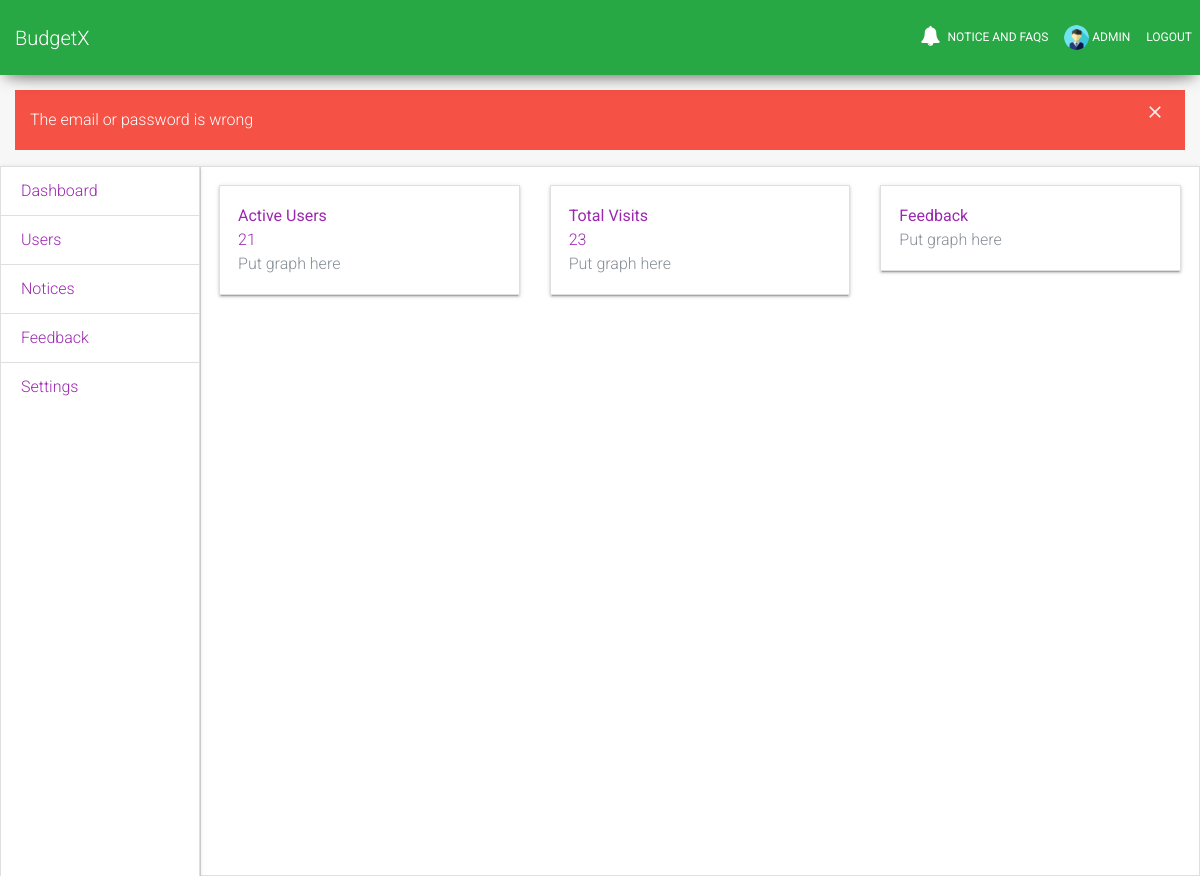
/dashboard_admin.php (signed in), run on the app's committed database.
### tables this page shows
CREATE TABLE IF NOT EXISTS `users` (
  `id` int(11) NOT NULL AUTO_INCREMENT,
  `role_id` int(11) DEFAULT '2',
  `image_path` varchar(255) DEFAULT '/media/default.png',
  `name` text,
  `email` varchar(255) DEFAULT NULL,
  `password` text,
  `hash` text,
  `active` int(11) DEFAULT '0',
  `count` int(11) DEFAULT '0',
  `quote_pref` int(11) DEFAULT NULL,
  PRIMARY KEY (`id`),
  UNIQUE KEY `email` (`email`),
  KEY `role_id` (`role_id`),
  CONSTRAINT `users_ibfk_5` FOREIGN KEY (`role_id`) REFERENCES `roles` (`id`)
);

CREATE TABLE IF NOT EXISTS `counts` (
  `id` int(11) NOT NULL AUTO_INCREMENT,
  `visits` int(11) DEFAULT NULL,
  PRIMARY KEY (`id`)
);

### dashboard_admin.php (the view, shortened to what this page needs)
<?php include'partial_upper.php'; ?>
<div class="row no-gutters" style="padding-left: 16.67%;height: 100%;">
	<div class="col-sm-2 col-xs-2 col-md-2" style="position:fixed; left:0; height: 100%;z-index: 1000;">
		<div class="card" style="min-height:100%;">
			<ul class="list-group list-group-flush">
				<a class="list-group-item" href="dashboard_admin.php">Dashboard</a>
				<a class="list-group-item" href="?type=users">Users</a>
				<a class="list-group-item" href="?type=notices">Notices</a>
				<a class="list-group-item" href="?type=feedback">Feedback</a>
				<a class="list-group-item" href="?type=settings">Settings</a>
			</ul>
		</div>
	</div>
	<div class="col-sm-12 col-xs-12 col-md-12" style="height: 100%;">
		<div class="card" style="min-height:100%">
			<div class="card-body">
				<?php
					if(isset($_GET['type'])) {
						include 'dashboard/dashboard_'.$_GET['type'].'.php';
					}else{
				?>
				<div class="row">
					<div class="container col-md-4">
						<div class="card">
							<a href="?type=users">
								<div class="card-body">
									<strong>Active Users</strong>
									<?php
										$sql = "select SUM(count) from users";
										$result = mysqli_query($conn,$sql);
										$row = mysqli_fetch_assoc($result);
										$total = $row['SUM(count)'];
									?>
									<br>
									<span class="text"><?=$total?></span> <br>
									<span class="text-muted">Put graph here</span>
								</div>
							</a>
						</div>
					</div>
					<div class="container col-md-4">
						<div class="card">
							<a href="#">
								<div class="card-body">
									<strong>Total Visits</strong>
									<br>
									<?php
										$sql = "SELECT * FROM counts where id=1";
										$result = mysqli_query($conn,$sql);
										$row = mysqli_fetch_assoc($result);
										$count = $row['visits'];
									?>
									<span class="text"><?=$count?></span> <br>
									<span class="text-muted">Put graph here</span>
								</div>
							</a>
						</div>
					</div>
					<div class="container col-md-4">
						<div class="card">
							<a href="?type=feedback">
								<div class="card-body">
									<strong>Feedback</strong>
									<br>
									<span class="text-muted">Put graph here</span>
								</div>
							</a>
						</div>
					</div>
				</div>
				<?php
					}
				?>
			</div>
		</div>
	</div>
</div>
<?php include'partial_lower.php'; ?>

### partial_nav.php (shortened to what this page needs)
<nav class="navbar navbar-expand-lg bg-success fixed-top">
  	<a class="navbar-brand" href="/budgetx">BudgetX</a>
	<div class="collapse navbar-collapse" id="navbarSupportedContent">
	<ul class="navbar-nav ml-auto">
		<li class="nav-item">
			<a class="nav-link" href="notice.php">
				<i class="fa fa-bell"></i>
				Notice and FAQs
			</a>
		</li>
		<?php
		if(isset($_SESSION['logged_in']) && $_SESSION['logged_in'] == true){
		?>
			<li class="nav-item">
				<a class="nav-link" href="/budgetx/overview.php/?type=profile">
					<?php
						$uid = $_SESSION['user'];
						$result = mysqli_query($conn,"SELECT image_path,name FROM users WHERE id = $uid");
						$row = mysqli_fetch_assoc($result);
						$image = $row['image_path'];
					?>
					<img src="<?=$image?>" alt="image here" style="width: 25px; height:25px;" class="rounded-circle">
					<?=$row['name']?>
				</a>
			</li>
			<li class="nav-item">
				<a class="nav-link" href="\budgetx\database\logout.php">Logout</a>
			</li>
		<?php
		}
		?>
	</ul>
	</div>
</nav>

### assets/custom.css (style rules this page uses)
body { padding-top:90px; margin-bottom: 15px; height: 100%; background-color: #f7f7f7; }
html { position: relative; padding: 0px; height: 100%; }
.list-group { border-radius: 0; }
.list-group .list-group-item { border-radius: 0; }
.navbar { border-radius: 0; }
.card { border-radius: 0; border-width: 1px; }

### data on the page
users: image_path (placeholder picture), name "ADMIN"
counts: visits "23"

### other printed values
$_SESSION['error'] "The email or password is wrong"
$total "21"
